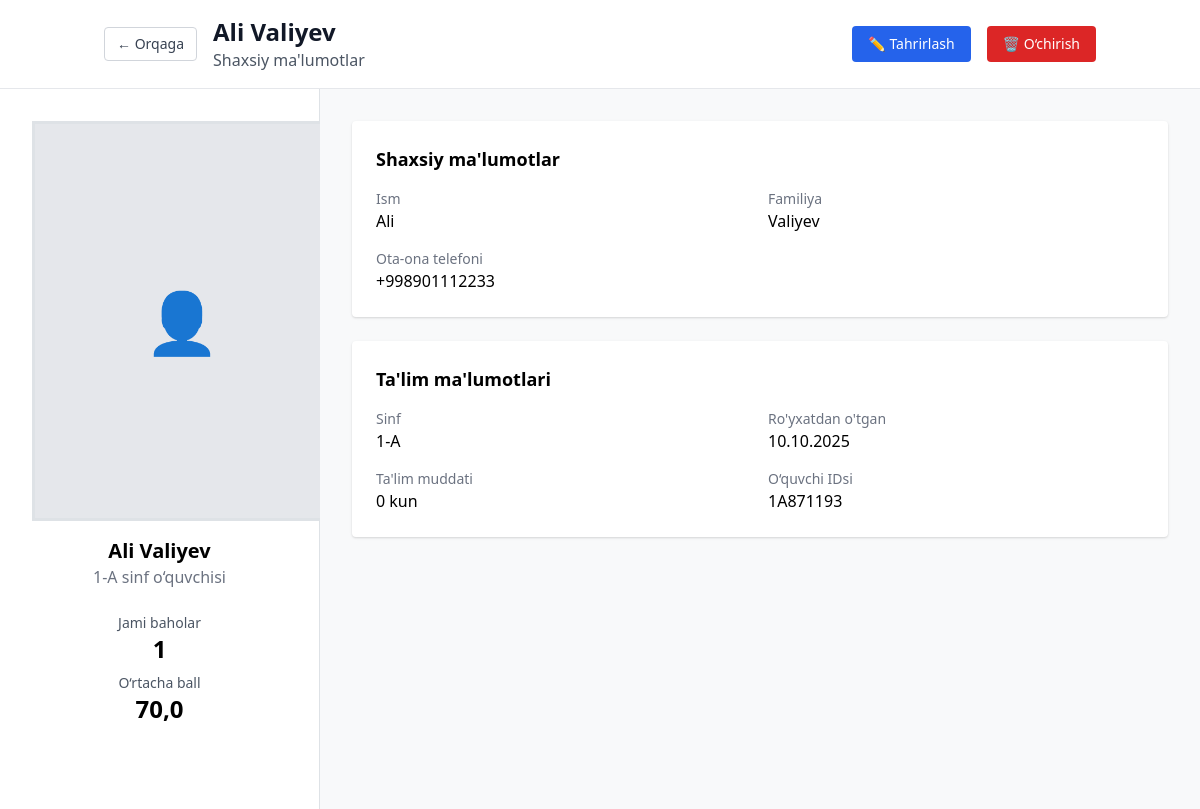
The page /manager/students/1/detail/ (signed in) on the database its author committed.
### main_app/models.py (models this page shows, shortened)
class Student(models.Model):
    first_name = models.CharField(max_length=100, verbose_name="Ism")
    last_name = models.CharField(max_length=100, verbose_name="Familiya")
    class_assigned = models.ForeignKey(
        Class,
        on_delete=models.CASCADE,
        related_name='students',
        verbose_name="Sinf"
    )
    student_id = models.CharField(max_length=20, unique=True, verbose_name="O'quvchi ID")
    date_of_birth = models.DateField(verbose_name="Tug'ilgan sana")
    parent_phone = models.CharField(max_length=15, blank=True, verbose_name="Ota-ona telefoni")
    image = models.ImageField(upload_to='students_photo/', null=True, blank=True)
    enrollment_date = models.DateField(default=timezone.now, verbose_name="Ro'yxatga olingan sana")
    @property
    def full_name(self):
        return f"{self.first_name} {self.last_name}"
    class Meta:
        verbose_name = "O'quvchi"
        verbose_name_plural = "O'quvchilar"
        ordering = ['first_name', 'last_name']

class Class(models.Model):
    name = models.CharField(max_length=10, unique=True, verbose_name="Sinf nomi")
    grade_level = models.IntegerField(
        validators=[MinValueValidator(1), MaxValueValidator(11)],
        verbose_name="Sinf darajasi"
    )
    section = models.CharField(max_length=5, verbose_name="Bo'lim")
    created_at = models.DateTimeField(auto_now_add=True)
    class Meta:
        verbose_name = "Sinf"
        verbose_name_plural = "Sinflar"
        ordering = ['grade_level', 'section']

### main_app/views.py (the view)
# urls.py: path('manager/students/<int:student_id>/detail/', views.manager_students_detail, name='manager_students_detail'),
@login_required
def manager_students_detail(request, student_id):
    if request.user.role != 'manager':
        messages.error(request, "Sizda bu sahifaga kirish huquqi yo'q")
        return redirect('feedback:login')
    student = get_object_or_404(Student, id=student_id)
    evaluations = student.evaluations.select_related('teacher__user').annotate(
        total_score_calc=Sum('scores__value')
    ).order_by('-created_at')
    total_evaluations = evaluations.count()
    avg_score = evaluations.aggregate(avg=Avg('total_score_calc'))['avg'] or 0
    criteria_avgs = {}
    for criterion in Criterion.objects.filter(is_active=True):
        criteria_avgs[criterion.name] = EvaluationScore.objects.filter(
            evaluation__student=student,
            criterion=criterion
        ).aggregate(avg=Avg('value'))['avg'] or 0
    week_start = timezone.now().date() - timedelta(days=timezone.now().weekday())
    is_evaluated_this_week = evaluations.filter(created_at__date__gte=week_start).exists()
    weekly_trends = []
    for i in range(4):
        week_start = timezone.now().date() - timedelta(days=timezone.now().weekday() + (i * 7))
        week_end = week_start + timedelta(days=6)
        week_evals = evaluations.filter(created_at__date__range=[week_start, week_end])
        week_avg = week_evals.aggregate(avg=Avg('total_score_calc'))['avg'] or 0
        weekly_trends.append({
            'week': f'{4 - i}-hafta',
            'average': round(week_avg, 1),
            'count': week_evals.count()
        })
    context = {
        'student': student,
        'evaluations': evaluations[:10],
        'total_evaluations': total_evaluations,
        'avg_score': round(avg_score, 1),
        'criteria_avgs': criteria_avgs,
        'is_evaluated_this_week': is_evaluated_this_week,
        'weekly_trends': weekly_trends,
    }
    return render(request, 'manager/student_detail.html', context)

### templates/manager/student_detail.html (shortened to what this page needs)
{% extends 'base.html' %}
{% block content %}
<header class="bg-white shadow-sm border-b">
    <div class="container mx-auto px-4 py-4">
        <div class="flex flex-col md:flex-row md:items-center md:justify-between gap-4">
            <div class="flex flex-col sm:flex-row sm:items-center gap-4">
                <a href="{% url 'feedback:manager_students' %}" class="inline-flex items-center px-3 py-1.5 border border-gray-300 text-sm font-medium rounded text-gray-700 bg-white hover:bg-gray-50">
                    ← Orqaga
                </a>
                <div>
                    <h1 class="text-2xl font-bold text-gray-900">{{ student.full_name }}</h1>
                    <p class="text-gray-600">Shaxsiy ma'lumotlar</p>
                </div>
            </div>
            <div class="flex flex-wrap sm:flex-nowrap gap-4 justify-center lg:justify-end">
                <a href="{% url 'feedback:manager_students_edit' student.id %}" class="bg-blue-600 hover:bg-blue-700 text-white px-4 py-2 rounded text-sm font-medium">
                    ✏️ Tahrirlash
                </a>
                <form method="post" action="{% url 'feedback:manager_students_delete' student.id %}" onsubmit="return confirm('O‘chirishga ishonchingiz komilmi?');">
                    <button type="submit" class="bg-red-600 hover:bg-red-700 text-white px-4 py-2 rounded text-sm font-medium">
                        🗑️ O‘chirish
                    </button>
                </form>
            </div>
        </div>
    </div>
</header>
<div class="main-container">
    <div class="left-sidebar">
        <div class="student-avatar text-center mb-4">
            {% if student.image %}
                <img src="{{ student.image.url }}" alt="{{ student.full_name }}">
            {% else %}
                <div class="w-full h-full flex items-center justify-center bg-gray-200 text-gray-500 text-6xl">
                    <span>👤</span>
                </div>
            {% endif %}
        </div>
        <div class="text-center mb-6">
            <h2 class="text-xl font-semibold">{{ student.full_name }}</h2>
            <p class="text-gray-500">
                {% if student.class_assigned %}
                    {{ student.class_assigned.name }} sinf o‘quvchisi
                {% else %}
                    Sinf biriktirilmagan
                {% endif %}
            </p>
        </div>
        <div class="text-center">
            <p class="text-sm font-medium text-gray-600">Jami baholar</p>
            <p class="text-2xl font-bold">{{ total_evaluations|default:"0" }}</p>
            <p class="text-sm mt-2 font-medium text-gray-600">O‘rtacha ball</p>
            <p class="text-2xl font-bold">{{ avg_score|default:"0" }}</p>
        </div>
    </div>
    <div class="right-content">
        <div class="bg-white rounded shadow p-6 mb-6">
            <h3 class="text-lg font-semibold mb-4">Shaxsiy ma'lumotlar</h3>
            <div class="grid md:grid-cols-2 gap-4">
                <div>
                    <p class="text-sm text-gray-500">Ism</p>
                    <p class="font-medium">{{ student.first_name }}</p>
                </div>
                <div>
                    <p class="text-sm text-gray-500">Familiya</p>
                    <p class="font-medium">{{ student.last_name }}</p>
                </div>
                <div>
                    <p class="text-sm text-gray-500">Ota-ona telefoni</p>
                    {% if student.parent_phone %}
                        <p class="font-medium"> {{ student.parent_phone }}</p>
                    {% else %}
                        <p class="text-muted">Ko‘rsatilmagan</p>
                    {% endif %}
                </div>
            </div>
        </div>
        <div class="bg-white rounded shadow p-6">
            <h3 class="text-lg font-semibold mb-4">Ta'lim ma'lumotlari</h3>
            <div class="grid md:grid-cols-2 gap-4">
                <div>
                    <p class="text-sm text-gray-500">Sinf</p>
                    <p class="font-medium">{{ student.class_assigned.name }}</p>
                </div>
                <div>
                    <p class="text-sm text-gray-500">Ro'yxatdan o'tgan</p>
                    <p class="font-medium">{{ student.enrollment_date|date:"d.m.Y" }}</p>
                </div>
                <div>
                    <p class="text-sm text-gray-500">Ta'lim muddati</p>
                    <p class="font-medium">{{ student.days_since_creation|default:"0" }} kun</p>
                </div>
                <div>
                    <p class="text-sm text-gray-500">O‘quvchi IDsi</p>
                    <p class="font-medium">{{ student.student_id|default:"ID kiritilmagan" }}</p>
                </div>
            </div>
        </div>
    </div>
</div>
{% endblock %}

### static/css/style.css (style rules this page uses)
body { font-family: "Segoe UI", Tahoma, Geneva, Verdana, sans-serif; background-color: #f8f9fa; }

### templates/manager/student_detail.html (style rules this page uses)
.main-container { display: flex; min-height: calc(100vh - 80px); }
.left-sidebar { width: 320px; background: white; border-right: 1px solid #dee2e6; padding: 2rem; }
.student-avatar { width: 300px; height: 400px; margin: 0 auto 1rem; overflow: hidden; border: 3px solid #dee2e6; border-radius: 0; display: flex; align-items: center; justify-content: center; background: #f9fafb; }
.right-content { flex: 1; padding: 2rem; background: #f8f9fa; font-size: 1rem; }

### rows shown on the page
Student: full_name "Ali Valiyev", class_assigned.name "1-A", first_name "Ali", last_name "Valiyev", parent_phone "+998901112233", enrollment_date "10.10.2025", student_id "1A871193"

### other values the page prints
{{ total_evaluations|default:"0" }} "1"
{{ avg_score|default:"0" }} "70,0"
{{ student.days_since_creation|default:"0" }} "0"
